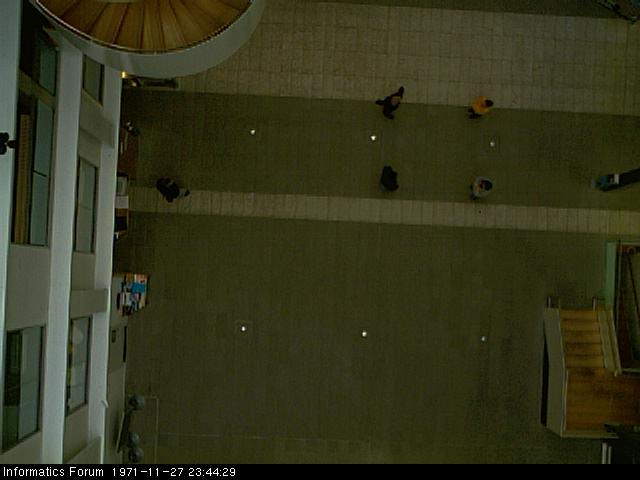
%> input picture DATA1/frame112.jpg, 640 x 480 px, given in place of frame110.jpg, which was not available
$ octave dancers.m   (GNU Octave 9; MATLAB toolbox functions it lacks are replaced by stand-ins)
%> lines starting %> are read from the running program, lines starting %| are printed output that depends on the picture; in (x1, y1, x2, y2) boxes, pixels count from 0 and x2, y2 are one past the last pixel; in counts of white or black regions, pixels touching at a corner belong together; the program's own positions count from 1; pictures that were not available may be replaced by others from this repository, and a replacement may not be noted
### getRegion.m
function [ ordered_mask, regions] = getRegion( Imwork, thresh, normalisation)
%getRegion Summary of this function goes here
%   Detailed explanation goes here
  Imback = double(imread('DATA1/bgframe.jpg','jpg'));

  % subtract background & select pixels with a big difference
  if normalisation
        rgb_sum_work = sum(Imwork, 3);
        sat_work = rgb_sum_work/3;  % and saturation
        rgb_sum_work(rgb_sum_work == 0) = 1;

        red_work = Imwork(:,:, 1)./rgb_sum_work;
        green_work = Imwork(:,:,2)./rgb_sum_work;

        rgb_sum_bg = sum(Imback, 3);
        sat_bg = rgb_sum_bg/3;  % and saturation
        rgb_sum_bg(rgb_sum_bg == 0) = 1;
        red_bg = Imwork(:,:,1)./rgb_sum_bg;
        green_bg = Imwork(:,:,2)./rgb_sum_bg;


        fore = (abs(red_work-red_bg) > thresh) ...
        | (abs(green_work - green_bg) > thresh) ...
        | (abs(sat_work - sat_bg) > thresh);
  else
        fore = (abs(Imwork(:,:,1)-Imback(:,:,1)) > thresh) ...
        | (abs(Imwork(:,:,2) - Imback(:,:,2)) > thresh) ...
        | (abs(Imwork(:,:,3) - Imback(:,:,3)) > thresh);
  end

  % % Remove regions that are small
  foremm = bwareaopen(fore, 100);
  foremm = bwmorph(foremm,'close');
  foremm = bwmorph(foremm,'majority');
  foremm = bwareaopen(foremm, 50);


  foremm = bwlabel(foremm,4);
  mask = imfill(foremm,'holes');

  regions = regionprops(mask, 'Area', 'Centroid'); %Gets Area, centriod, and the bounding box
  [N,~] = size(regions);
  if N < 1
    return
  end

  % do bubble sort (large to small) on regions in case there are more than 1
  id = zeros(N);
  for i = 1 : N
    id(i) = i;
  end
  for i = 1 : N-1
    for j = i+1 : N
      if regions(i).Area < regions(j).Area
        tmp = regions(i);
        regions(i) = regions(j);
        regions(j) = tmp;
        tmp = id(i);
        id(i) = id(j);
        id(j) = tmp;
      end
    end
  end
  ordered_mask = zeros(size(mask));
  for i = 1 : N
    ordered_mask(mask == id(i)) = i;
  end


end

### dancers.m
% Initialises general variables
Frames = 210;
Ignore_pos = [121,222; 150,223];
Threshold = 12;
Bins = 10;
Sep = [0, 0.2, 0.3, 0.4, 0.45, 0.5, 0.55, 0.6, 0.7, 0.8];
Bin_edges = {Sep Sep};
Colour_thresh = 0.14;

Dancers = 4;
Colours = cellstr(['r.'; 'b.'; 'g.'; 'c.']);

all_observations = zeros(Dancers, Frames, 2);

% Initialises arrays containing the properties of each tracker (dancer)
avg_colour = zeros(Dancers, Bins, Bins);
avg_size = zeros(Dancers, 1);
matched = zeros(Dancers);


% First frame server as initialisation
Imstart = imread(strcat('DATA1/frame110.jpg'),'jpg');
%> Imstart is the input picture: size 480x640x3 uint8; mean R, G, B 52.3, 52.9, 27.9
% Constructs normalised red and green colour channels
redChannel = double(Imstart(:, :, 1));
greenChannel = double(Imstart(:, :, 2));
blueChannel = double(Imstart(:, :, 3));
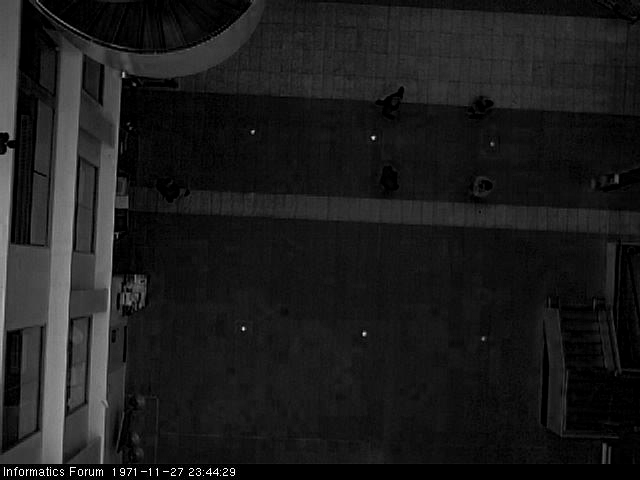
%> blueChannel: size 480x640 double; min 0, max 255, mean 27.9
rgb_sum = redChannel + greenChannel + blueChannel;
rgb_sum(rgb_sum == 0) = 1;
%> rgb_sum: size 480x640 double; min 1, max 765, mean 133.2
red = redChannel ./ rgb_sum;
green = greenChannel ./ rgb_sum;
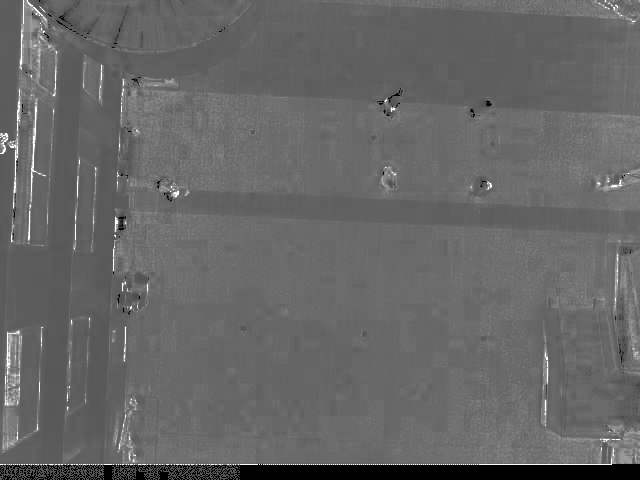
%> green: size 480x640 double; min 0, max 1, mean 0.404

[mask, candidate_regions] = getRegion( double(Imstart), Threshold, 0);
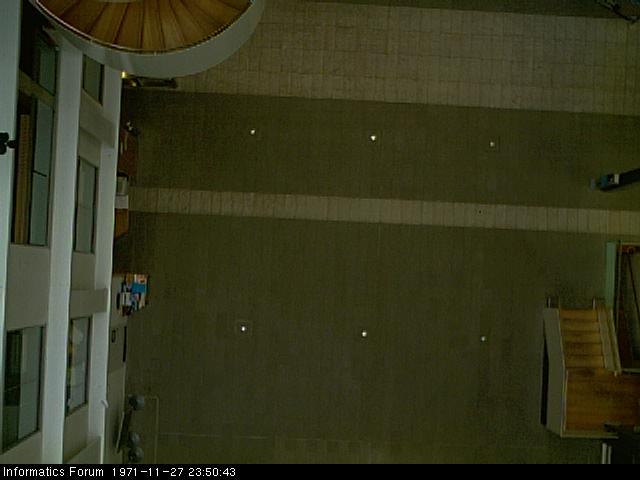
%> input picture DATA1/bgframe.jpg, 640 x 480 px
%> in getRegion, `fore = (abs(Imwork(:,:,1)-Imback(:,:,1)) > thresh) | (abs(Imwork(:,:,2..`:
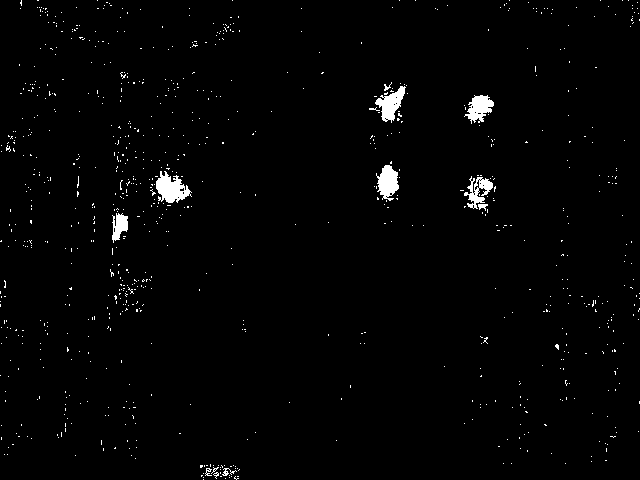
%> fore: size 480x640 logical; 1.5% white; 864 white regions (854 under 20 px), largest, box (x1, y1, x2, y2) and area: (156, 171, 192, 203) 665, (375, 86, 406, 123) 531, (376, 165, 399, 201) 525
%> in getRegion, `foremm = bwareaopen(fore, 100);`: foremm: size 480x640 logical; 0.95% white; 6 white regions, box (x1, y1, x2, y2) and area: (156, 171, 192, 203) 665, (375, 86, 406, 123) 531, (376, 165, 399, 201) 525, (464, 95, 494, 124) 486, (464, 176, 493, 209) 419, (112, 213, 128, 243) 300
%> in getRegion, `foremm = bwmorph(foremm,'close');`: foremm: size 480x640 logical; 1.1% white; 6 white regions, box (x1, y1, x2, y2) and area: (156, 171, 192, 203) 742, (375, 86, 406, 123) 555, (376, 165, 399, 201) 547, (464, 95, 494, 124) 538, (464, 176, 493, 209) 523, (112, 213, 128, 243) 323
%> in getRegion, `foremm = bwmorph(foremm,'majority');`:
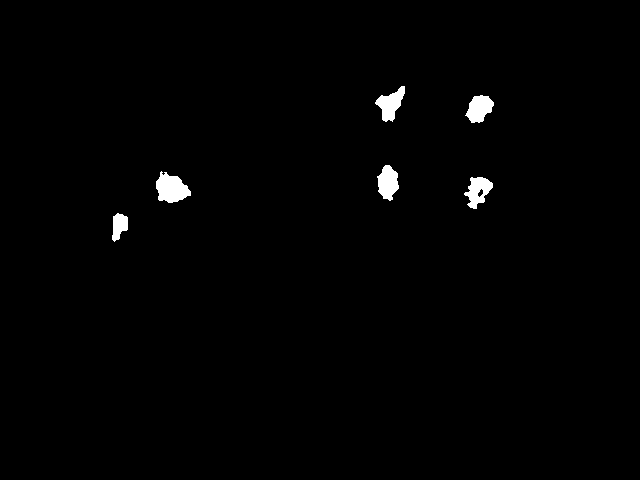
%> foremm: size 480x640 logical; 1% white; 6 white regions, box (x1, y1, x2, y2) and area: (156, 171, 191, 203) 736, (375, 86, 405, 122) 551, (377, 165, 399, 201) 541, (465, 95, 494, 123) 535, (464, 177, 493, 209) 525, (112, 213, 128, 242) 316
%> in getRegion, `foremm = bwlabel(foremm,4);`: foremm: size 480x640 double; 7 distinct labels, from 0 to 6
%> in getRegion, `mask = imfill(foremm,'holes');`: mask: size 480x640 double; 7 distinct labels, from 0 to 6
%> in getRegion, `regions = regionprops(mask, 'Area', 'Centroid');`: regions = 6 regions; Area and Centroid: 736 [172 189.2], 551 [391.2 104.6], 549 [478.8 191.6], 541 [388.5 183.2], 535 [480 109.1], 316 [119.9 226.4]
%> in getRegion, `[N,~] = size(regions);`: N = 6
%> the loop in getRegion, `for i = 1 : N` made 6 passes
%> after the loop in getRegion, `for i = 1 : N`: id = [1 0 0 0 0 0; 2 0 0 0 0 0; 3 0 0 0 0 0; 4 0 0 0 0 0; 5 0 0 0 0 0; 6 0 0 0 0 0]
%> the loop in getRegion, `for i = 1 : N-1` made 5 passes
%> after the loop in getRegion, `for i = 1 : N-1`: id = [2 0 0 0 0 0; 3 0 0 0 0 0; 5 0 0 0 0 0; 4 0 0 0 0 0; 6 0 0 0 0 0; 1 0 0 0 0 0]; tmp = 1
%> after the loop in getRegion, `for i = 1 : N`: ordered_mask: size 480x640 double; 7 distinct labels, from 0 to 6
%> candidate_regions has the same summary as regions in getRegion
next_dancer = 1;

figure(1)
imshow(Imstart)
hold on
% Considers regions ordered by their size (starting with the largest) until
% Sufficiently many regions have been encountered
for region = 1 : size(candidate_regions)
    % Only considers regions that are not too close to excluded points
    if ~any(pdist2(Ignore_pos, [candidate_regions(region).Centroid(1), candidate_regions(region).Centroid(2)]) < 50)

        % Initialises size of the dancer
        avg_size(next_dancer) = candidate_regions(region).Area;

        % Initialises colour histogram of the dancer, by applying a mask to
        % the normalised red and green colourchannels
        col = (mask == region);
        red_local = red(col);
        green_local = green(col);
        avg_colour(next_dancer,:,:) = hist3([red_local, green_local], 'Edges', Bin_edges) / avg_size(next_dancer);

        % Initialises next tracker here
        all_observations(next_dancer, 1, :) = [floor(candidate_regions(region).Centroid(1)), floor(candidate_regions(region).Centroid(2))];

        % Plots position of the tracker
        radius = sqrt(candidate_regions(region).Area / pi);
        for c = -0.99*radius: radius/10 : 0.99*radius
            r = sqrt(radius^2-c^2);
            plot(all_observations(next_dancer, 1,1) + c, all_observations(next_dancer, 1,2) + r, char(Colours(next_dancer)))
            plot(all_observations(next_dancer, 1,1) + c, all_observations(next_dancer, 1,2) - r, char(Colours(next_dancer)))
        end
        next_dancer = next_dancer + 1;
    end
    % Once all trackers have been assigned stop
    if next_dancer > Dancers
        break
    end
end
%> this loop made 5 passes
%> radius on passes 2 to 5: 13.24, 13.22, 13.12, 13.05
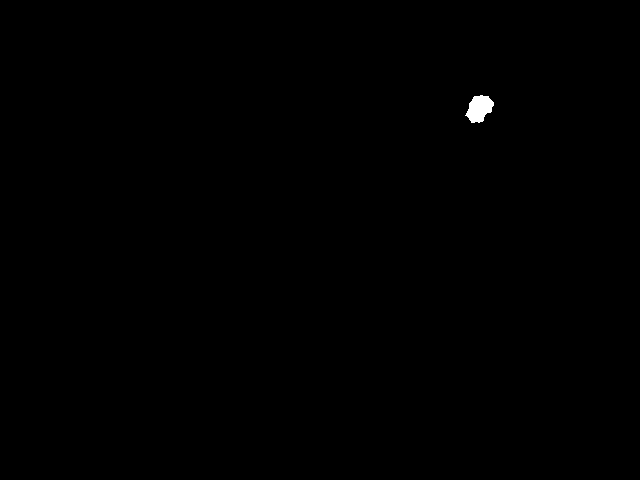
%> col: size 480x640 logical; 0.17% white; 1 white region, box (x1, y1, x2, y2) and area: (465, 95, 494, 123) 535
%> after the loop, avg_size = [551; 549; 541; 535]; green_local = 535 values, max 0.509 at index 310, min 0 at index 64, mean 0.366; r = 5.41; red_local = 535 values, max 1 at index 64, min 0.38 at index 500, mean 0.562
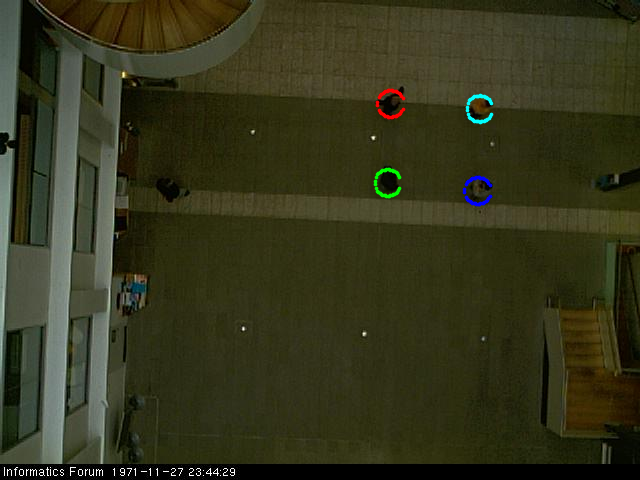
%> figure redrawn from the program's plot data
pause(1)


% Main program iterating over all frames and computing the trackers
% positions
for t = 2 : Frames
    disp(t)
    % Preparation - compute normalised red and green channels and extract region centres
%> (the run ends here)
